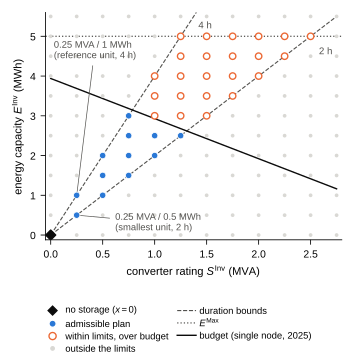

Generate this figure with Python:
"""Case-study figure: the admissible plans of one node installed in 2025 (single panel).

Geometry from the case-study parameters (Section 3.5): lattice units 0.25 MVA / 0.5 MWh, duration 2-4 h,
at most 5 MWh per node, budget 1 MEUR at the 2025 expected unit costs (256,317.32 EUR/MVA, 253,877.68 EUR/MWh,
W167). Panel (b) is an illustrative poll, not a recorded one.
"""
import sys
import matplotlib
matplotlib.use("pdf")
import matplotlib.pyplot as plt
from matplotlib.lines import Line2D
from matplotlib.patches import Rectangle, FancyArrowPatch

OUT = sys.argv[1]

plt.rcParams.update({
    "font.family": "Liberation Sans", "font.size": 8, "axes.labelsize": 8, "axes.titlesize": 8.5,
    "xtick.labelsize": 7.5, "ytick.labelsize": 7.5, "legend.fontsize": 7.2, "pdf.fonttype": 42,
    "axes.spines.top": False, "axes.spines.right": False, "axes.linewidth": 0.6,
    "xtick.major.width": 0.6, "ytick.major.width": 0.6,
    "mathtext.fontset": "custom", "mathtext.rm": "Liberation Sans", "mathtext.it": "Liberation Sans:italic",
    "mathtext.bf": "Liberation Sans:bold",
})
INK, INK2, GRID = "#0b0b0b", "#52514e", "#d9d8d4"
BLUE, ORANGE, AQUA = "#2a78d6", "#eb6834", "#1baf7a"

DS, DE = 0.25, 0.5                # lattice units (MVA, MWh)
PHI_MIN, PHI_MAX = 2.0, 4.0       # duration bounds (h)
EMAX = 5.0                        # MWh per node
CS, CE, BUDGET = 256.31732, 253.87768, 1000.0   # kEUR/MVA, kEUR/MWh, kEUR (2025, expected)

def classify(S, E):
    if S == 0 and E == 0:
        return "zero"
    if S == 0 or not (PHI_MIN * S - 1e-9 <= E <= PHI_MAX * S + 1e-9) or E > EMAX + 1e-9:
        return "out"
    return "adm" if CS * S + CE * E <= BUDGET + 1e-9 else "budget"

fig, ax = plt.subplots(1, 1, figsize=(90 / 25.4, 92 / 25.4))

# ---------------- (a) the lattice of one node, 2025 ----------------
Smax, Emax_plot = 2.75, 5.5
pts = {"adm": [], "budget": [], "out": []}
for i in range(int(Smax / DS) + 1):
    for j in range(int(Emax_plot / DE) + 1):
        S, E = i * DS, j * DE
        c = classify(S, E)
        if c != "zero":
            pts[c].append((S, E))
s = [0, Smax]
ax.plot(s, [PHI_MIN * x for x in s], ls="--", lw=0.8, color=INK2, zorder=1)
ax.plot(s, [PHI_MAX * x for x in s], ls="--", lw=0.8, color=INK2, zorder=1)
ax.axhline(EMAX, ls=":", lw=0.9, color=INK2, zorder=1)
ax.plot(s, [(BUDGET - CS * x) / CE for x in s], ls="-", lw=1.0, color=INK, zorder=1)
ax.scatter(*zip(*pts["out"]), s=3, color=GRID, zorder=2)
ax.scatter(*zip(*pts["budget"]), s=22, facecolors="white", edgecolors=ORANGE, linewidths=1.0, zorder=3)
ax.scatter(*zip(*pts["adm"]), s=22, color=BLUE, edgecolors="white", linewidths=0.6, zorder=4)
ax.scatter([0], [0], marker="D", s=26, color=INK, zorder=5)
ax.annotate("0.25 MVA / 0.5 MWh\n(smallest unit, 2 h)", (0.25, 0.5), (0.62, 0.12), fontsize=6.8, color=INK2,
            arrowprops=dict(arrowstyle="-", lw=0.5, color=INK2))
ax.annotate("0.25 MVA / 1 MWh\n(reference unit, 4 h)", (0.25, 1.0), (0.03, 4.45), fontsize=6.8, color=INK2,
            arrowprops=dict(arrowstyle="-", lw=0.5, color=INK2))
ax.text(1.42, 5.2, "4 h", fontsize=7, color=INK2)
ax.text(2.58, 4.55, "2 h", fontsize=7, color=INK2)
ax.set_xlim(-0.05, Smax + 0.05); ax.set_ylim(-0.12, Emax_plot + 0.1)
ax.set_xticks([i * 0.5 for i in range(6)]); ax.set_yticks(range(6))
ax.set_xlabel("converter rating $S^{\\mathrm{Inv}}$ (MVA)")
ax.set_ylabel("energy capacity $E^{\\mathrm{Inv}}$ (MWh)")
leg = [Line2D([], [], marker="D", ls="", color=INK, markersize=4.5, label="no storage ($x = 0$)"),
       Line2D([], [], marker="o", ls="", color=BLUE, markeredgecolor="white", markersize=5.2, label="admissible plan"),
       Line2D([], [], marker="o", ls="", markerfacecolor="white", markeredgecolor=ORANGE, markersize=5.2,
              label="within limits, over budget"),
       Line2D([], [], marker="o", ls="", color=GRID, markersize=2.5, label="outside the limits"),
       Line2D([], [], ls="--", lw=0.8, color=INK2, label="duration bounds"),
       Line2D([], [], ls=":", lw=0.9, color=INK2, label="$E^{\\mathrm{Max}}$"),
       Line2D([], [], ls="-", lw=1.0, color=INK, label="budget (single node, 2025)")]
fig.legend(handles=leg, loc="lower center", ncol=2, frameon=False, handletextpad=0.35, columnspacing=1.0,
           labelspacing=0.35, bbox_to_anchor=(0.5, 0.0), fontsize=6.8)
fig.tight_layout(rect=(0, 0.2, 1, 1))
fig.savefig(OUT)
fig.savefig(OUT.replace(".pdf", "_preview.png"), dpi=200)
print("adm", len(pts["adm"]), "over budget", len(pts["budget"]))
